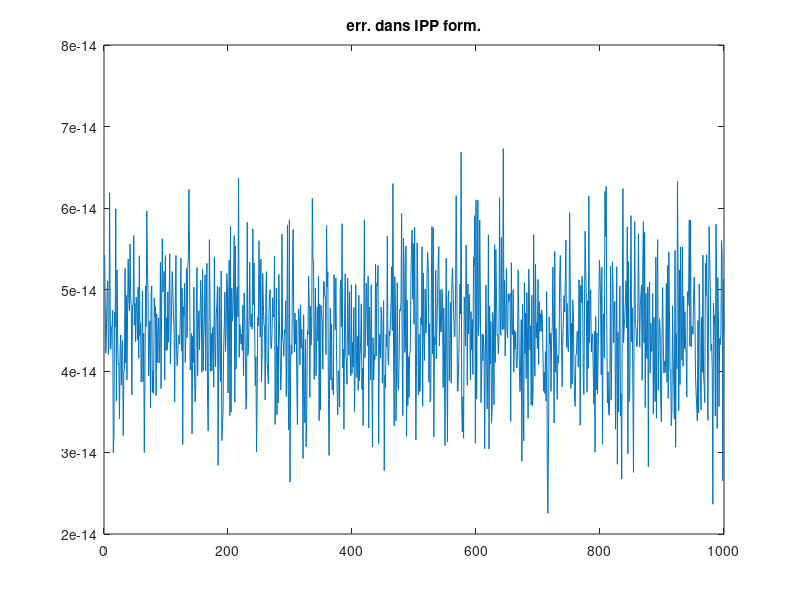

Reproduce this figure in MATLAB.
% test IPP
clc; clear all; close all;

n=1023;
Q=diag(ones(n,1),1)-diag(ones(n,1),-1);
Q(1,end)=-1;
Q(end,1)=1;
Q=sparse(Q);

P=4/6*diag(ones(n+1,1))+1/6*(diag(ones(n,1),1)+diag(ones(n,1),-1));
P(1,end)=1/6;
P(end,1)=1/6;
P=sparse(P);

B=P\Q;

for ite=1:1000
    clc; ite
    
    u=rand(n+1,1);
    h=rand(n+1,1);

    s=B*(h.*u)-h.*(B*u)-u.*(B*h);
    maxi(ite)=max(s);
    somme(ite)=sum(s);
    
end

figure(1)
plot(somme)
title('err. dans IPP form.')
